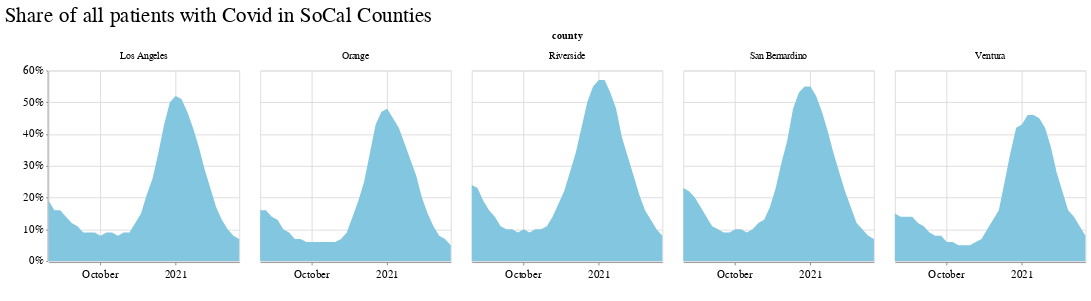

Here is the notebook cell this chart was saved with:
### Code cell
alt.Chart(socal_grouped).mark_area().encode(
    x=alt.X("week:T", axis=alt.Axis(format="", title=" ", tickCount=3)),
    y=alt.Y(
        "covid_patients_share",
        title=" ",
        axis=alt.Axis(format="%", title="", tickCount=6),
    ),
    facet=alt.Facet("county"),
).properties(
    width=200, height=200, title="Share of all patients with Covid in SoCal Counties"
)

### Figure 1 — Vega-Lite specification as saved in the notebook (floating-point values rounded to 4 significant figures; data arrays with more than 128 entries replaced by an {"elided": "..."} marker saying what was removed)
{"config": {"view": {"width": 800, "height": 450}, "background": "#ffffff", "title": {"anchor": "start", "font": "Benton Gothic Bold, sans", "fontColor": "#000000", "fontSize": 22, "fontWeight": "normal"}, "arc": {"fill": "#82c6df"}, "area": {"fill": "#82c6df"}, "line": {"stroke": "#82c6df", "strokeWidth": 3}, "path": {"stroke": "#82c6df"}, "rect": {"fill": "#82c6df"}, "shape": {"stroke": "#82c6df"}, "bar": {"fill": "#82c6df"}, "point": {"stroke": "#82c6df"}, "symbol": {"fill": "#82c6df", "size": 30}, "axis": {"titleFont": "Benton Gothic Bold, sans", "titleFontSize": 13, "titleFontWeight": "normal", "labelFont": "Benton Gothic, sans", "labelFontSize": 11.5, "labelFontWeight": "normal"}, "axisX": {"labelAngle": 0, "labelPadding": 4, "tickSize": 3}, "axisY": {"labelBaseline": "middle", "maxExtent": 45, "minExtent": 45, "tickSize": 2, "titleAlign": "left", "titleAngle": 0, "titleX": -45, "titleY": -11}, "legend": {"titleFont": "Benton Gothic Bold, sans", "titleFontSize": 13, "titleFontWeight": "normal", "symbolType": "square", "labelFont": "Benton Gothic, sans", "labelFontSize": 11.5}, "range": {"category": ["#3580b1", "#ec8431", "#ab7fb4", "#c89d29", "#adc839", "#829eb1"], "diverging": ["#e68a4f", "#f4bb6a", "#f9e39c", "#dadfe2", "#a6b7c6", "#849eae"], "heatmap": ["#fbf2c7", "#f9e39c", "#f8d36e", "#f4bb6a", "#e68a4f", "#d15a40", "#ab4232"], "ordinal": ["#fbf2c7", "#f9e39c", "#f8d36e", "#f4bb6a", "#e68a4f", "#d15a40", "#ab4232"], "ramp": ["#fbf2c7", "#f9e39c", "#f8d36e", "#f4bb6a", "#e68a4f", "#d15a40", "#ab4232"]}}, "data": {"name": "data-211332914ac7f43cc3112283c87553ef"}, "mark": "area", "encoding": {"facet": {"type": "nominal", "field": "county"}, "x": {"type": "temporal", "axis": {"format": "", "tickCount": 3, "title": " "}, "field": "week"}, "y": {"type": "quantitative", "axis": {"format": "%", "tickCount": 6, "title": ""}, "field": "covid_patients_share", "title": " "}}, "height": 200, "title": "Share of all patients with Covid in SoCal Counties", "width": 200, "$schema": "https://vega.github.io/schema/vega-lite/v4.0.2.json", "datasets": {"data-211332914ac7f43cc3112283c87553ef": {"elided": "170 records"}}}
